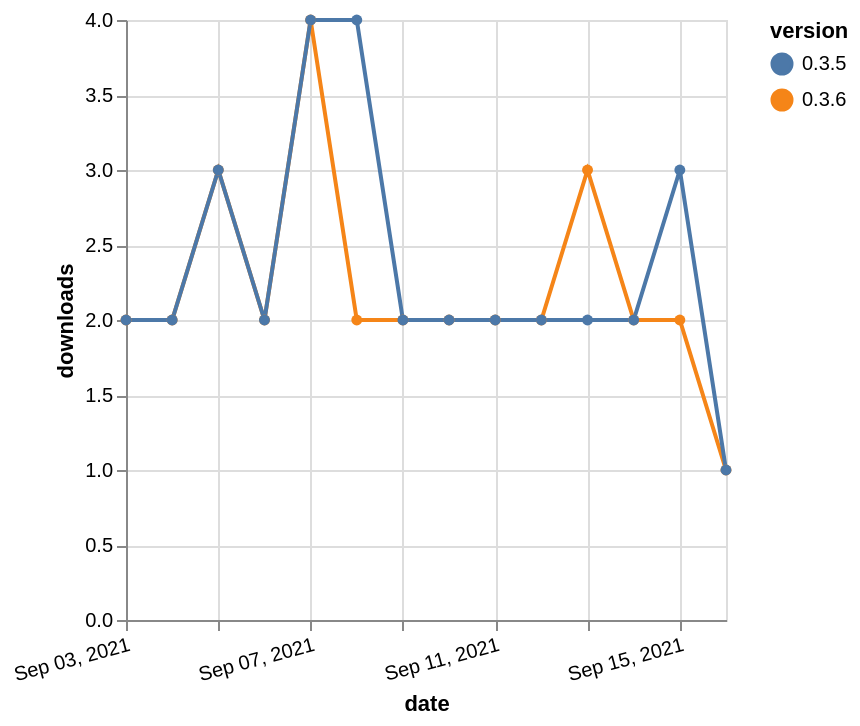

Express this chart as Vega-Lite.
### Vega-Lite specification from a JSON file in a GitHub repository (floating-point values rounded to 4 significant figures)
{"$schema": "https://vega.github.io/schema/vega-lite/v5.json", "description": "A simple bar chart with embedded data.", "data": {"values": [{"date": "2021-09-03", "total": 2440, "delta": 2, "version": "0.3.6"}, {"date": "2021-09-04", "total": 2442, "delta": 2, "version": "0.3.6"}, {"date": "2021-09-05", "total": 2445, "delta": 3, "version": "0.3.6"}, {"date": "2021-09-06", "total": 2447, "delta": 2, "version": "0.3.6"}, {"date": "2021-09-07", "total": 2451, "delta": 4, "version": "0.3.6"}, {"date": "2021-09-08", "total": 2453, "delta": 2, "version": "0.3.6"}, {"date": "2021-09-09", "total": 2455, "delta": 2, "version": "0.3.6"}, {"date": "2021-09-10", "total": 2457, "delta": 2, "version": "0.3.6"}, {"date": "2021-09-11", "total": 2459, "delta": 2, "version": "0.3.6"}, {"date": "2021-09-12", "total": 2461, "delta": 2, "version": "0.3.6"}, {"date": "2021-09-13", "total": 2464, "delta": 3, "version": "0.3.6"}, {"date": "2021-09-14", "total": 2466, "delta": 2, "version": "0.3.6"}, {"date": "2021-09-15", "total": 2468, "delta": 2, "version": "0.3.6"}, {"date": "2021-09-16", "total": 2469, "delta": 1, "version": "0.3.6"}, {"date": "2021-09-03", "total": 3227, "delta": 2, "version": "0.3.5"}, {"date": "2021-09-04", "total": 3229, "delta": 2, "version": "0.3.5"}, {"date": "2021-09-05", "total": 3232, "delta": 3, "version": "0.3.5"}, {"date": "2021-09-06", "total": 3234, "delta": 2, "version": "0.3.5"}, {"date": "2021-09-07", "total": 3238, "delta": 4, "version": "0.3.5"}, {"date": "2021-09-08", "total": 3242, "delta": 4, "version": "0.3.5"}, {"date": "2021-09-09", "total": 3244, "delta": 2, "version": "0.3.5"}, {"date": "2021-09-10", "total": 3246, "delta": 2, "version": "0.3.5"}, {"date": "2021-09-11", "total": 3248, "delta": 2, "version": "0.3.5"}, {"date": "2021-09-12", "total": 3250, "delta": 2, "version": "0.3.5"}, {"date": "2021-09-13", "total": 3252, "delta": 2, "version": "0.3.5"}, {"date": "2021-09-14", "total": 3254, "delta": 2, "version": "0.3.5"}, {"date": "2021-09-15", "total": 3257, "delta": 3, "version": "0.3.5"}, {"date": "2021-09-16", "total": 3258, "delta": 1, "version": "0.3.5"}]}, "width": "container", "mark": {"type": "line", "point": {"filled": true}}, "encoding": {"x": {"field": "date", "type": "temporal", "timeUnit": "yearmonthdate", "title": "date", "axis": {"labelAngle": -15}}, "y": {"field": "delta", "type": "quantitative", "title": "downloads"}, "color": {"field": "version", "type": "nominal"}, "tooltip": {"field": "delta"}}}
